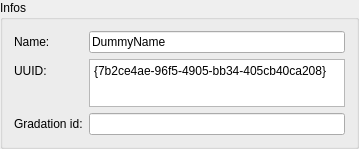
                 <widget class="QGroupBox" name="groupBoxCurrentPieceInfo">
                  <property name="title">
                   <string>Infos</string>
                  </property>
                  <layout class="QFormLayout" name="formLayout_4">
                   <item row="1" column="0">
                    <widget class="QLabel" name="labelCurrentPieceName">
                     <property name="text">
                      <string>Name:</string>
                     </property>
                    </widget>
                   </item>
                   <item row="1" column="1">
                    <widget class="QLineEdit" name="lineEditCurrentPieceName">
                     <property name="text">
                      <string>DummyName</string>
                     </property>
                     <property name="readOnly">
                      <bool>true</bool>
                     </property>
                    </widget>
                   </item>
                   <item row="2" column="0">
                    <widget class="QLabel" name="labelCurrentPieceUUID">
                     <property name="text">
                      <string>UUID:</string>
                     </property>
                    </widget>
                   </item>
                   <item row="2" column="1">
                    <widget class="QPlainTextEdit" name="plainTextEditCurrentPieceUUID">
                     <property name="maximumSize">
                      <size>
                       <width>16777215</width>
                       <height>48</height>
                      </size>
                     </property>
                     <property name="readOnly">
                      <bool>true</bool>
                     </property>
                     <property name="plainText">
                      <string>{7b2ce4ae-96f5-4905-bb34-405cb40ca208}</string>
                     </property>
                    </widget>
                   </item>
                   <item row="3" column="0">
                    <widget class="QLabel" name="label_4">
                     <property name="text">
                      <string>Gradation id:</string>
                     </property>
                    </widget>
                   </item>
                   <item row="3" column="1">
                    <widget class="QLineEdit" name="lineEditCurrentPieceGradationId">
                     <property name="readOnly">
                      <bool>true</bool>
                     </property>
                    </widget>
                   </item>
                  </layout>
                 </widget>
